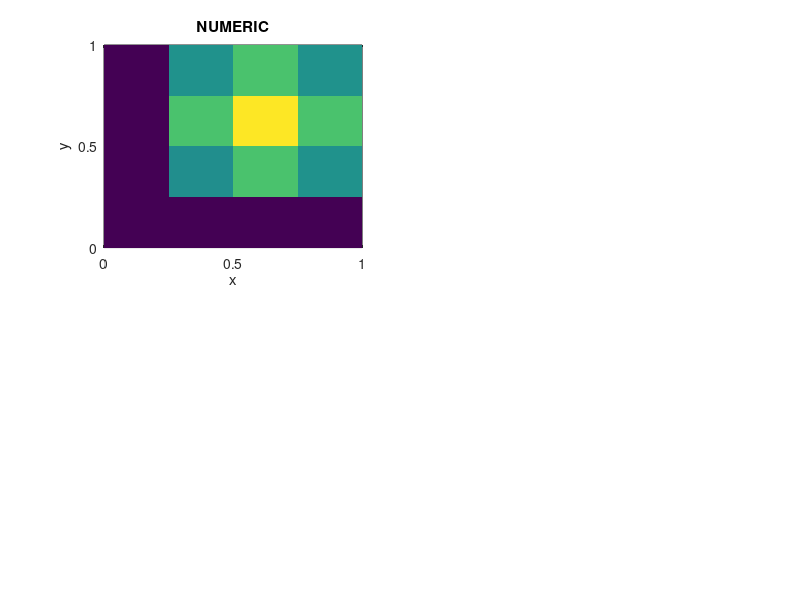

This chart was generated by the following MATLAB code: (Note: this script raises an error after producing the figure.)
% Solves numerically a two-dimensional diffusion equation, using forward-
% time difference, backward-time difference, Crank-Nicolson, or Peaceman-
% Rachford method.
% Francisco J. Beron-Vera, 2006/15/05
clear
disp('Solves numerically the two-dimensional diffusion equation:')
disp(' ')
disp(' u_t = u_{xx} +u_{yy} (x,y,t) \in [0,1]^2 \times [0,0.1],')
disp(' u(x,y,0) = \sin \pi x \sin \pi y (x,y) \in [0,1]^2,')
disp(' u(0,y,t) = 0 (y,t) \in [0,1] \times [0,0.1],')
disp(' u(1,y,t) = 0 (y,t) \in [0,1] \times [0,0.1],')
disp(' u(x,0,t) = 0 (x,t) \in [0,1] \times [0,0.1],')
disp(' u(x,1,t) = 0 (x,t) \in [0,1] \times [0,0.1],')
disp(' ')
disp('whose exact solution is')
disp(' ')
disp(' u(x,y,t) = \sin \pi x \sin \pi y \exp(-2\pi^2 t).')
disp(' ')
disp('Available methods:')
disp(' ')
disp('(1) Forward-time difference : U(t+Dt) = Pfd*U(t) (N.B. Dx^2 + Dy^2 > 4*Dt)')
disp('(2) Backward-time difference: Pbd*U(t+Dt) = U(t)')
disp('(3) Crank-Nicolson : Pcn1*U(t+Dt) = Pcn2*U(t)')
disp('(4) Peaceman-Rachford : Ppr1x*U(t+Dt) = Ppr2y*U(t)')
disp(' Ppr1y*U(t+Dt) = Ppr2x*U(t+Dt)')
disp(' ')
method = input('Your method choice: ');
Nx = input('Number of grid points in x direction: ') - 1;
Ny = input('Number of grid points in y direction: ') - 1;
Nt = input('Number of time steps = ');
u = @(x,y,t) sin(pi*x).*sin(pi*y)*exp(-2*pi^2*t);
Dx = 1/Nx;
x = (0:Nx)'*Dx; Dy = 1/Ny;
y = (0:Ny)'*Dy; Dt = .1/Nt;
t = (0:Nt)'*Dt; sx = Dt/Dx^2;
sy = Dt/Dy^2; nx = Nx-1; ny = Ny-1;
Sx = repmat(sx,nx,1); Sy = repmat(sy,ny,1);
Z = spalloc(nx*ny,1,nx*ny); 
E = speye(nx*ny);
Ex = speye(nx); Ey = speye(ny);
d2dx2 = spdiags([Sx -2*Sx Sx],-1:1,nx,nx);
d2dy2 = spdiags([Sy -2*Sy Sy],-1:1,ny,ny);
nabla2 = kron(d2dy2,Ex) + kron(Ey,d2dx2);
nabla2x = spdiags([Z diag(nabla2)+2*sy Z],[-nx 0 nx],nabla2);
nabla2y = spdiags([Z diag(nabla2)+2*sx Z],-1:1,nabla2);
if method == 1
    Pfd = E + nabla2;
elseif method == 2
    Pbd = E - nabla2;
elseif method == 3
    Pcn1 = E - nabla2/2;
    Pcn2 = E + nabla2/2;
else Ppr1x = E - nabla2x/2;
    Ppr2x = E + nabla2x/2; 
    Ppr1y = E - nabla2y/2;
    Ppr2y = E + nabla2y/2;
end
% Initializing U...
[x y] = ndgrid(x,y);
UdU = u(x,y,0);
subplot(221)
pcolor(x,y,UdU)
axis([0 1 0 1])
shading flat, caxis([0 1])
set(gca,'XTick',[0 .5 1],'YTick',[0 .5 1])
xlabel('x'), ylabel('y'), title('NUMERIC')
text(1.15,1.125,'t = 0','Hor','cen')
subplot(222)
pcolor(x,y,UdU)
axis([0 1 0 1])
shading flat, caxis([0 1])
h = colorbar('SouthOutside');
set(h,'Pos',[.3 .45 .4 .025])
set(get(h,'XLabel'),'Str','u')
set(gca,'XTick',[0 .5 1],'YTick',[0 .5 1])
xlabel('x'), title('EXACT')
drawnow 
U = UdU;
U([1 end],:) = [];
U(:,[1 end]) = [];
U = U(:);
% Time stepping U...
for J = 2:Nt+1
    if method == 1
        U = Pfd*U;
    elseif method == 2
        U = Pbd\U;
    elseif method == 3 
        U = Pcn1\(Pcn2*U);
    else
        U = Ppr1x\(Ppr2y*U);
        U = Ppr1y\(Ppr2x*U);
    end
    subplot(221)
    UdU(2:end-1,2:end-1) = reshape(U,[nx ny]);
    pcolor(x,y,UdU)
    axis([0 1 0 1])
    shading flat,
    caxis([0 1])
    set(gca,'XTick',[0 .5 1],'YTick',[0 .5 1])
    xlabel('x'), ylabel('y'), title('NUMERIC')
    text(1.15,1.125,['t = ' num2str(t(J))],'Hor','cen')
    subplot(222)
    pcolor(x,y,u(x,y,t(J)))
    axis([0 1 0 1])
    shading flat, caxis([0 1])
    h = colorbar('SouthOutside');
    set(h,'Pos',[.3 .45 .4 .025])
    set(get(h,'XLabel'),'Str','u')
    set(gca,'XTick',[0 .5 1],'YTick',[0 .5 1])
    xlabel('x'), title('EXACT')
    drawnow
end